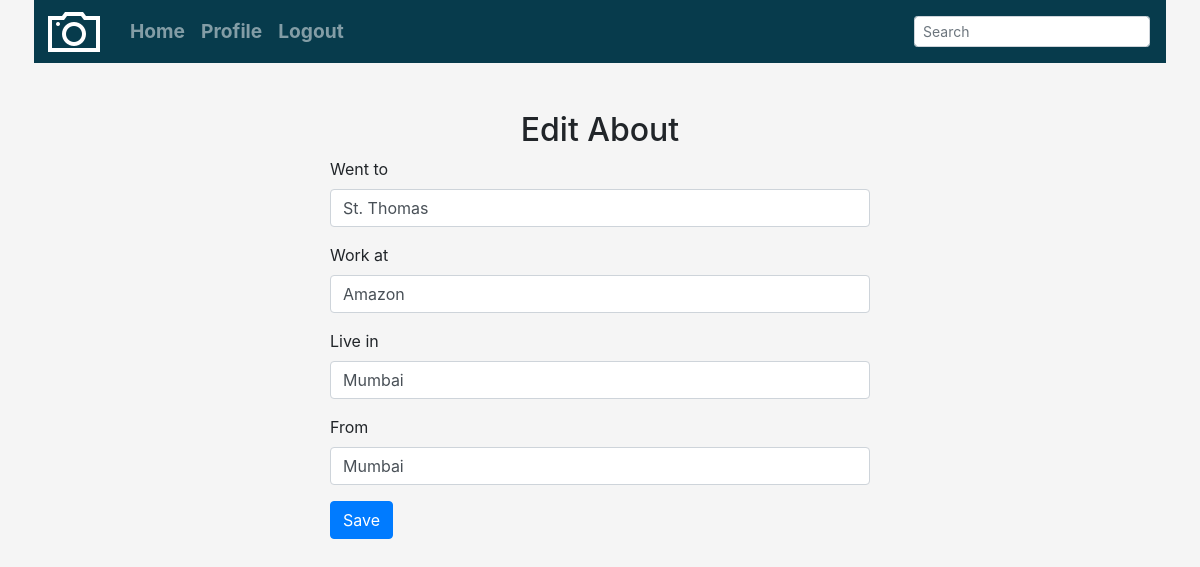
The app's page /edit-about (signed in) with its own data.
### social/models.py (models this page shows)
class AboutUser(models.Model):
    id = models.AutoField(primary_key=True)
    user = models.ForeignKey(UserRegister, on_delete=models.CASCADE)
    live = models.CharField(max_length=200, default="",blank=True, null=True)
    work = models.CharField(max_length=200, default="",blank=True, null=True)
    study = models.CharField(max_length=200, default="",blank=True, null=True)
    ufrom = models.CharField(max_length=200, default="",blank=True, null=True)

### social/views.py (the view, shortened to what this page needs)
# urls.py: path("edit-about",edit_about,name='edit_about1'),
def edit_about(request):
    if 'email' in request.session:
        email = request.session['email']
        user1 =UserRegister.objects.get(email=email)
        if AboutUser.objects.filter(user=user1).exists():
            user_about=AboutUser.objects.get(user=user1)
        else:
            user_about=AboutUser(user=user1)
            user_about.save()
        context = {
            'study': user_about.study,
            'work': user_about.work,
            'live': user_about.live,
            'ufrom': user_about.ufrom,
        }
        return render(request, 'editabout.html', context)
    else:
        return render(request, 'login.html')

### social/templates/editabout.html (shortened to what this page needs)
{% extends 'common.html' %}
{% block content %}
{% load static %}
<div class="container ">
  <h2 class="text-center mt-5">Edit About</h2>
  <div class="row justify-content-center">
    <div class="profile-form col-lg-6">
      <form method="post" enctype="multipart/form-data">
        <div class="form-group">
          <label for="study">Went to</label>
          <input id="study" name="study" class="form-control" value="{{study}}">
        </div>
        <div class="form-group">
          <label for="work">Work at</label>
          <input id="work" name="work" class="form-control" value="{{work}}">
        </div>
        <div class="form-group">
          <label for="live">Live in</label>
          <input type="text" id="live" name="live" class="form-control" value="{{live}}">
        </div>
        <div class="form-group">
          <label for="from">From</label>
          <input type="text" id="ufrom" name="ufrom" class="form-control" value="{{ufrom }}">
        </div>
        <button type="submit" class="btn btn-primary">Save</button>
      </form>
    </div>
  </div>
</div>
{% endblock %}

### social/static/css/style.css (style rules this page uses)
body { background-color: whitesmoke; }

### records on screen
AboutUser: study "St. Thomas", work "Amazon", live "Mumbai", ufrom "Mumbai"
